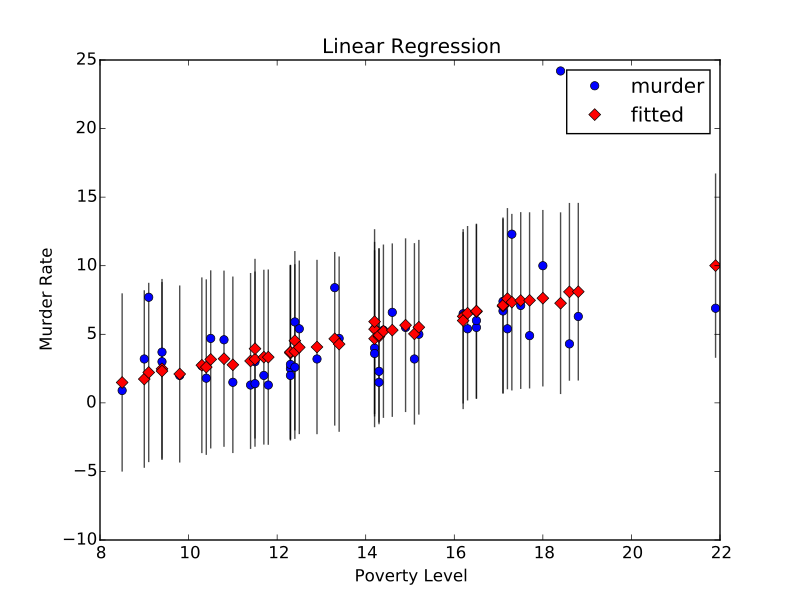

Generate this figure with Python:
# -*- coding: utf-8 -*-
"""

Created on Monday April 1st 2013

Author: Padarn Wilson

"""

# Load the Statewide Crime data set and perform linear regression with
#    'poverty' and 'hs_grad' as variables and 'muder' as the response


import statsmodels.api as sm
import matplotlib.pyplot as plt
import numpy as np
import pandas as pd
pd.set_option("mode.chained_assignment", None)

data = sm.datasets.statecrime.load_pandas().data
murder = data['murder']
X = data[['poverty', 'hs_grad']]
X["constant"] = 1

y = murder
model = sm.OLS(y, X)
results = model.fit()

# Create a plot just for the variable 'Poverty':

fig, ax = plt.subplots()
fig = sm.graphics.plot_fit(results, 0, ax=ax)
ax.set_ylabel("Murder Rate")
ax.set_xlabel("Poverty Level")
ax.set_title("Linear Regression")

plt.show()
